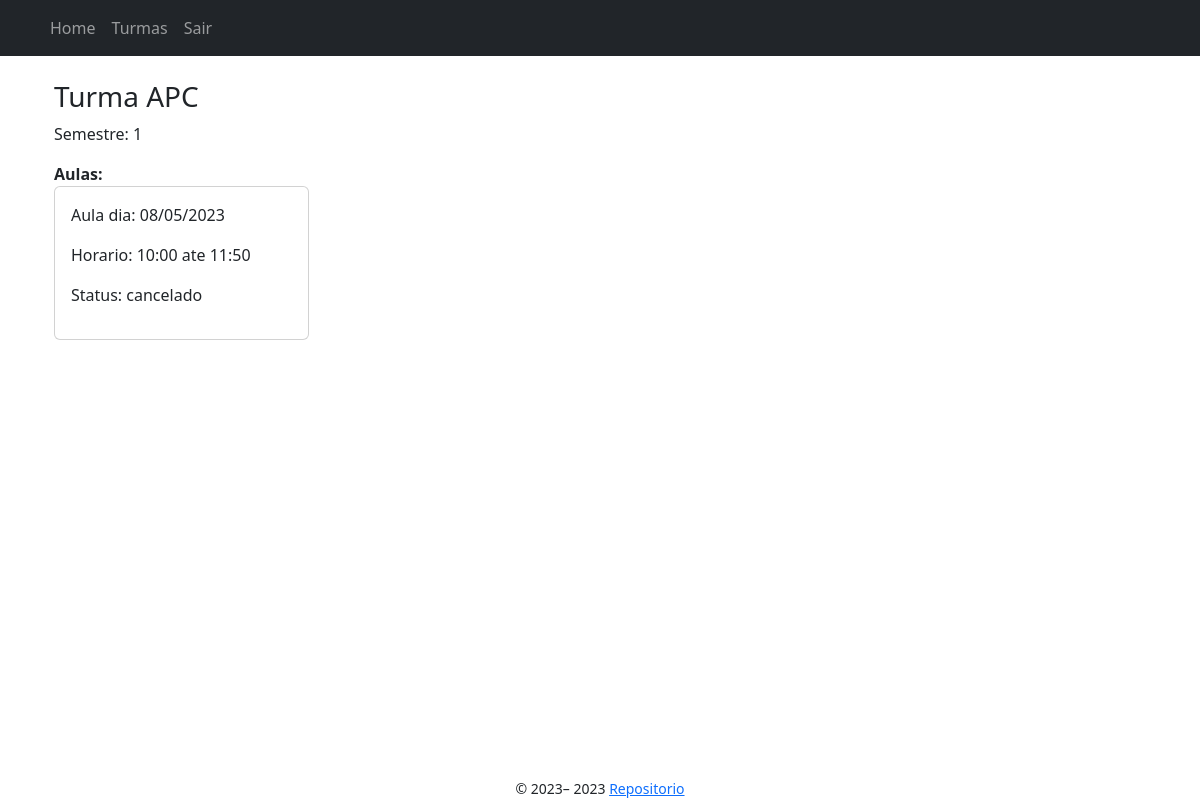
/turmas/2/show (signed in), run on the app's committed database.
### app/models/turma.py (models this page shows, shortened)
class Turma(db.Model):
    __tablename__ = "turma"
    id = db.Column(db.Integer, primary_key=True)
    nome = db.Column(db.String(100), nullable=False)
    horario_inicio = db.Column(db.Time, nullable=False)
    horario_fim = db.Column(db.Time, nullable=False)
    senha = db.Column(db.String(200), nullable=False)
    semestre = db.Column(db.Integer, nullable=False)
    professor_id = db.Column(db.Integer, db.ForeignKey(
        'professor.id'), nullable=False)
    aulas = db.relationship('Aula', backref=db.backref('turma_aulas', lazy=True)) #1 to N

### app/models/aula.py (models this page shows, shortened)
class Aula(db.Model):
    __tablename__ = "aula"
    id = db.Column(db.Integer, primary_key=True)
    turma_id = db.Column(db.Integer, db.ForeignKey('turma.id'), nullable=False)
    data_aula = db.Column(db.Date, nullable=False)
    status = db.Column(
        Enum("agendado", "finalizado", "em andamento", "cancelado", name="StatusAula"), nullable=False)
    presencas = db.relationship('Presenca', backref='aula_presenca', lazy=True) #1 to N

### app/controllers/turmas_controller.py (the view)
@bp.route("/<int:id>/show", methods=["GET"])
def show(id):
    turma = db.get_or_404(Turma, id)
    aulas = Aula.query.filter_by(turma_id=id).all()
    if turma not in current_user.turmas:
        return redirect(url_for("turmas.matricular", id=id))
    return render_template("turmas/show.jinja2", turma=turma, aulas=aulas, user=current_user)

### app/templates/turmas/show.jinja2 (shortened to what this page needs)
{% extends "./base.jinja2" %}
{% from 'bootstrap5/utils.html' import render_icon %}
{% block content %}
<div class="container">
    <h3>Turma {{ turma.nome }}</h3>
    <p>Semestre: {{ turma.semestre }}</p>
    <b>Aulas:</b>
    <div class="row row-col-1 row-cols-md-2 row-cols-lg-4">
        {% for aula in aulas %}
            <div>
                <div class="card">
                    <div class="card-body">
                        <p>Aula dia: {{ aula.data_aula.strftime('%d/%m/%Y') }}</p>
                        <p>Horario: {{ turma.horario_inicio.strftime('%H:%M') }} ate {{ turma.horario_fim.strftime('%H:%M') }}</p>
                        <p>Status: {{ aula.status }}</p>
                    </div>
                </div>
            </div>
        {% endfor %}
    </div>
</div>
{% endblock %}

### app/static/style.css (style rules this page uses)
* { box-sizing: border-box; margin: 0; padding: 0; }
body { display: grid; min-height: 100vh; min-width: 100vw; grid-template-columns: 1fr; grid-template-rows: auto 1fr auto; grid-template-areas: "header" "main" "footer"; }

### data on the page
Turma: nome "APC", semestre "1", horario_inicio "10:00", horario_fim "11:50"
Aula: data_aula "08/05/2023", status "cancelado"

### other printed values
{{ render_nav_item("index.index", "Home") }} "Home"
{{ render_nav_item("turmas.index", "Turmas") }} "Turmas"
{{ render_nav_item("auth.logout", "Sair") }} "Sair"
